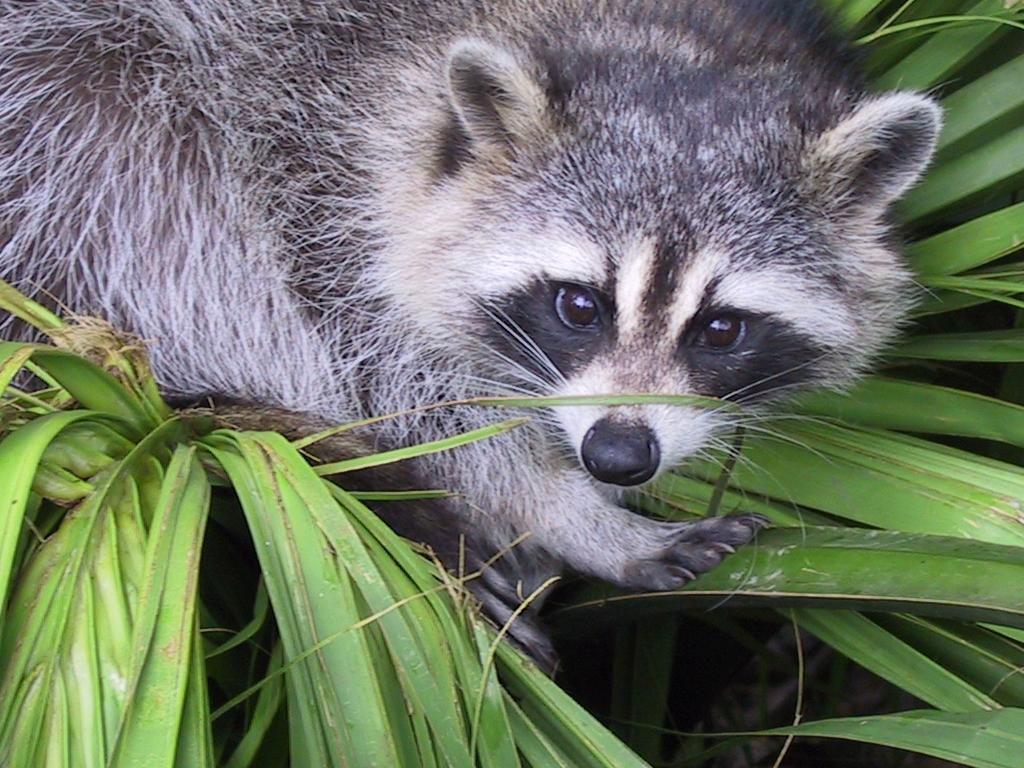
#> input picture ex03/animal.jpeg, 1024 x 768 px
$ python tester.py
#> lines starting #> are read from the running program, lines starting #| are printed output that depends on the picture
### ex05/load_image.py
import numpy as np
from PIL import Image


def ft_load(path: str) -> np.array:
    """Load an image from a file and return it as a numpy array."""
#> called with path = './animal.jpeg'
    try:
        img = Image.open(path)
#> img is the input picture: PIL image 1024x768 RGB; mean R, G, B 110.7, 117.7, 102.1
        img_array = np.array(img)
        print("The shape of image is:", img_array.shape)
#| The shape of image is: (768, 1024, 3)
#| The shape of image is: (768, 1024, 3)
        return img_array
    except FileNotFoundError:
        print("File not found.")
        return None
    except Exception as e:
        print("An error occurred:", e)
        return None


# [2 lines that do not run on import are left out]

### ex03/zoom.py
import numpy as np
from PIL import Image
from load_image import ft_load


def zoom(array: np.array):
    """zoom picture in"""
    try:
        sliced_array = array[200:600, 200:600, 0:1]
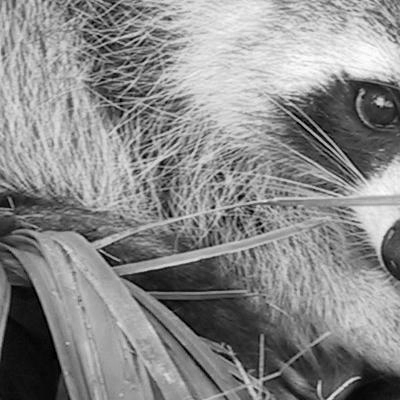
#> sliced_array: shape (400, 400, 1); min 0, max 255, mean 136.9
        new_array = np.squeeze(sliced_array, axis=2)
        print("The New shape of image is:", new_array.shape)
#| The New shape of image is: (400, 400)
        img = Image.fromarray(new_array)
        img.show()
        img.save("zoomed_image.jpeg")
        return new_array
    except FileNotFoundError:
        print("File not found.")
        return None
    except Exception as e:
        print("An error occurred:", e)
        return None


# [3 lines that do not run on import are left out]

### ex03/tester.py
from load_image import ft_load
from zoom import zoom


print(ft_load("./animal.jpeg"))
print(zoom(ft_load("./animal.jpeg")))
